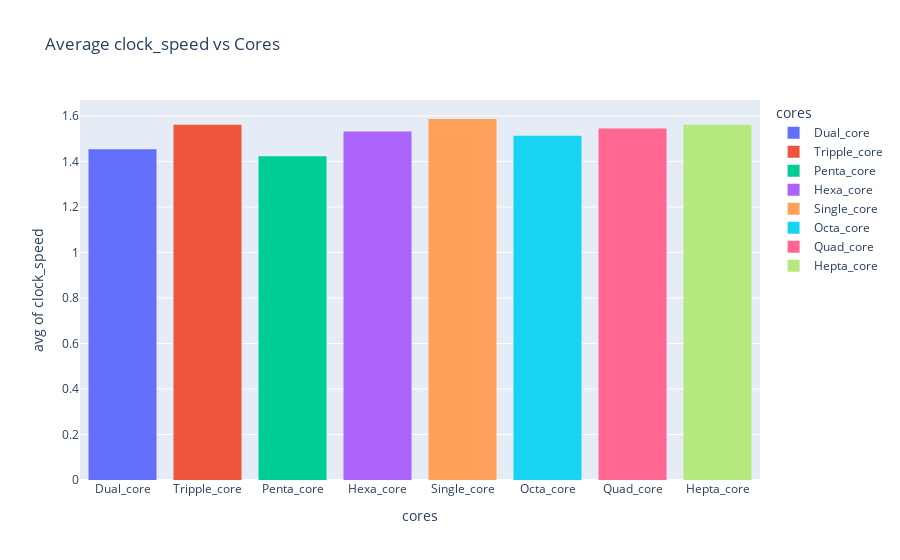

The code cell stored with this chart in its notebook:
### Code cell
# px.histogram(train_data,x='clock_speed',color='n_cores',title="Clockspeed vs Processor")


fig = px.histogram(train_data, x="cores", y="clock_speed", histfunc='avg',color='cores',title="Average clock_speed vs Cores")
fig.show()

### Figure 1 — Plotly figure (JSON) as saved in the notebook; plotly's stock layout.template omitted (floating-point values rounded to 4 significant figures; data arrays with more than 128 entries replaced by an {"elided": "..."} marker saying what was removed)
{"data": [{"alignmentgroup": "True", "bingroup": "x", "histfunc": "avg", "hovertemplate": "cores=%{x}<br>avg of clock_speed=%{y}<extra></extra>", "legendgroup": "Dual_core", "marker": {"color": "#636efa", "pattern": {"shape": ""}}, "name": "Dual_core", "offsetgroup": "Dual_core", "orientation": "v", "showlegend": true, "type": "histogram", "x": {"elided": "247 str values"}, "xaxis": "x", "y": {"elided": "247 float values"}, "yaxis": "y"}, {"alignmentgroup": "True", "bingroup": "x", "histfunc": "avg", "hovertemplate": "cores=%{x}<br>avg of clock_speed=%{y}<extra></extra>", "legendgroup": "Tripple_core", "marker": {"color": "#EF553B", "pattern": {"shape": ""}}, "name": "Tripple_core", "offsetgroup": "Tripple_core", "orientation": "v", "showlegend": true, "type": "histogram", "x": {"elided": "246 str values"}, "xaxis": "x", "y": {"elided": "246 float values"}, "yaxis": "y"}, {"alignmentgroup": "True", "bingroup": "x", "histfunc": "avg", "hovertemplate": "cores=%{x}<br>avg of clock_speed=%{y}<extra></extra>", "legendgroup": "Penta_core", "marker": {"color": "#00cc96", "pattern": {"shape": ""}}, "name": "Penta_core", "offsetgroup": "Penta_core", "orientation": "v", "showlegend": true, "type": "histogram", "x": {"elided": "246 str values"}, "xaxis": "x", "y": {"elided": "246 float values"}, "yaxis": "y"}, {"alignmentgroup": "True", "bingroup": "x", "histfunc": "avg", "hovertemplate": "cores=%{x}<br>avg of clock_speed=%{y}<extra></extra>", "legendgroup": "Hexa_core", "marker": {"color": "#ab63fa", "pattern": {"shape": ""}}, "name": "Hexa_core", "offsetgroup": "Hexa_core", "orientation": "v", "showlegend": true, "type": "histogram", "x": {"elided": "230 str values"}, "xaxis": "x", "y": {"elided": "230 float values"}, "yaxis": "y"}, {"alignmentgroup": "True", "bingroup": "x", "histfunc": "avg", "hovertemplate": "cores=%{x}<br>avg of clock_speed=%{y}<extra></extra>", "legendgroup": "Single_core", "marker": {"color": "#FFA15A", "pattern": {"shape": ""}}, "name": "Single_core", "offsetgroup": "Single_core", "orientation": "v", "showlegend": true, "type": "histogram", "x": {"elided": "242 str values"}, "xaxis": "x", "y": {"elided": "242 float values"}, "yaxis": "y"}, {"alignmentgroup": "True", "bingroup": "x", "histfunc": "avg", "hovertemplate": "cores=%{x}<br>avg of clock_speed=%{y}<extra></extra>", "legendgroup": "Octa_core", "marker": {"color": "#19d3f3", "pattern": {"shape": ""}}, "name": "Octa_core", "offsetgroup": "Octa_core", "orientation": "v", "showlegend": true, "type": "histogram", "x": {"elided": "256 str values"}, "xaxis": "x", "y": {"elided": "256 float values"}, "yaxis": "y"}, {"alignmentgroup": "True", "bingroup": "x", "histfunc": "avg", "hovertemplate": "cores=%{x}<br>avg of clock_speed=%{y}<extra></extra>", "legendgroup": "Quad_core", "marker": {"color": "#FF6692", "pattern": {"shape": ""}}, "name": "Quad_core", "offsetgroup": "Quad_core", "orientation": "v", "showlegend": true, "type": "histogram", "x": {"elided": "274 str values"}, "xaxis": "x", "y": {"elided": "274 float values"}, "yaxis": "y"}, {"alignmentgroup": "True", "bingroup": "x", "histfunc": "avg", "hovertemplate": "cores=%{x}<br>avg of clock_speed=%{y}<extra></extra>", "legendgroup": "Hepta_core", "marker": {"color": "#B6E880", "pattern": {"shape": ""}}, "name": "Hepta_core", "offsetgroup": "Hepta_core", "orientation": "v", "showlegend": true, "type": "histogram", "x": {"elided": "259 str values"}, "xaxis": "x", "y": {"elided": "259 float values"}, "yaxis": "y"}], "layout": {"autosize": true, "barmode": "relative", "legend": {"title": {"text": "cores"}, "tracegroupgap": 0}, "title": {"text": "Average clock_speed vs Cores"}, "xaxis": {"anchor": "y", "autorange": true, "categoryarray": ["Dual_core", "Tripple_core", "Penta_core", "Hexa_core", "Single_core", "Octa_core", "Quad_core", "Hepta_core"], "categoryorder": "array", "domain": [0, 1], "range": [-0.5, 7.5], "title": {"text": "cores"}, "type": "category"}, "yaxis": {"anchor": "x", "autorange": true, "domain": [0, 1], "range": [0, 1.67], "title": {"text": "avg of clock_speed"}, "type": "linear"}}}
